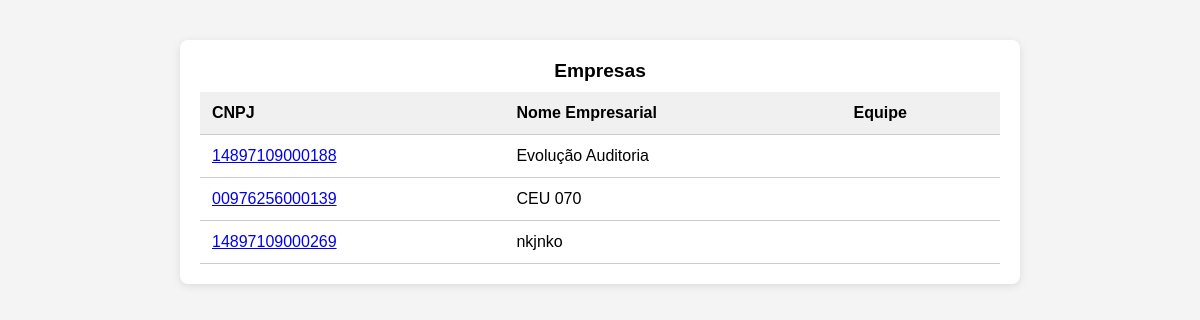
Page /empresas/ on the earlier database version.
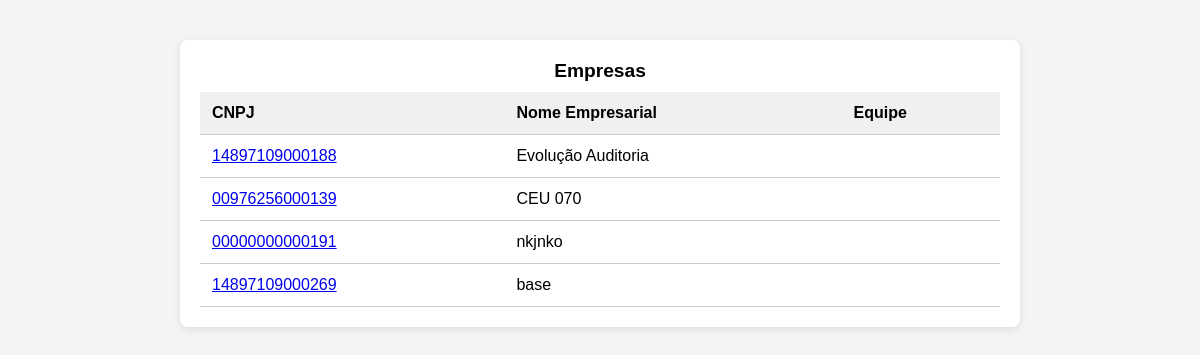
Same page on the later database version.
### controller/models.py (models this page shows, shortened)
class Empresa(models.Model):
    cnpj = models.CharField(max_length=14, unique=True, verbose_name="CNPJ")
    nome_empresarial = models.CharField(max_length=255, verbose_name="Nome Empresarial")
    data_abertura = models.DateField(blank=True, null=True, verbose_name="Data de Abertura")
    cep = models.CharField(max_length=8, blank=True, verbose_name="CEP")
    logradouro = models.CharField(max_length=255, blank=True)
    complemento = models.CharField(max_length=255, blank=True)
    data_situacao = models.DateField(blank=True, null=True, verbose_name="Data da Situação")
    numero_endereco = models.IntegerField(blank=True, null=True, verbose_name="Número (Endereço)")
    bairro = models.CharField(max_length=50, blank=True)
    servico_juridico = models.BooleanField(default=False, verbose_name="Serviço Júridico")
    servico_contabil = models.BooleanField(default=False, verbose_name="Serviço Contábil")
    servico_dp = models.BooleanField(default=False, verbose_name="Serviço Departamento Pessoal")
    nome_equipe = models.ForeignKey('Equipe', on_delete=models.SET_NULL, null=True, blank=True, verbose_name="Equipe Responsável")

### controller/views/empresas_view.py (the view)
# urls.py: path('', views.index, name='index'),
def index(request):
    empresas = Empresa.objects.all()
    dados = {
        'empresas': empresas
    }
    return render(
        request,
        'controller/index.html',
        dados
    )

### controller/templates/controller/index.html (shortened to what this page needs)
<!DOCTYPE html>
<html lang="pt-br">
  <head>
  </head>
  <body>
    <div class="card">
      <table>
        <caption>Empresas</caption>
        <thead>
          <tr>
            <th>CNPJ</th>
            <th>Nome Empresarial</th>
            <th>Equipe</th>
          </tr>
        </thead>
        <tbody>
          {% for empresa in empresas %}
          <tr>
            <td>
              <a href="{% url 'controller:empresa' empresa.id %}">
                {{ empresa.cnpj }}
              </a>
            </td>
            <td>{{ empresa.nome_empresarial }}</td>
            <td>{{ empresa.equipe_responsavel.nome_equipe }}</td>
          </tr>
          {% endfor %}
        </tbody>
      </table>
    </div>
  </body>
</html>

### controller/templates/controller/index.html (style rules this page uses)
body { font-family: Arial, sans-serif; background-color: #f4f4f4; margin: 40px; }
.card { background-color: #ffffff; border-radius: 8px; box-shadow: 0 2px 8px rgba(0, 0, 0, 0.1); padding: 20px; max-width: 800px; margin: 0 auto; }
table { width: 100%; border-collapse: collapse; }
caption { caption-side: top; font-weight: bold; font-size: 1.2rem; margin-bottom: 10px; }
th, td { padding: 12px; border-bottom: 1px solid #ccc; text-align: left; }
th { background-color: #f0f0f0; }

Differences in the rows shown:
changed Empresa "nkjnko": cnpj "14897109000269" → "00000000000191"
added Empresa: cnpj "14897109000269", nome_empresarial "base"
